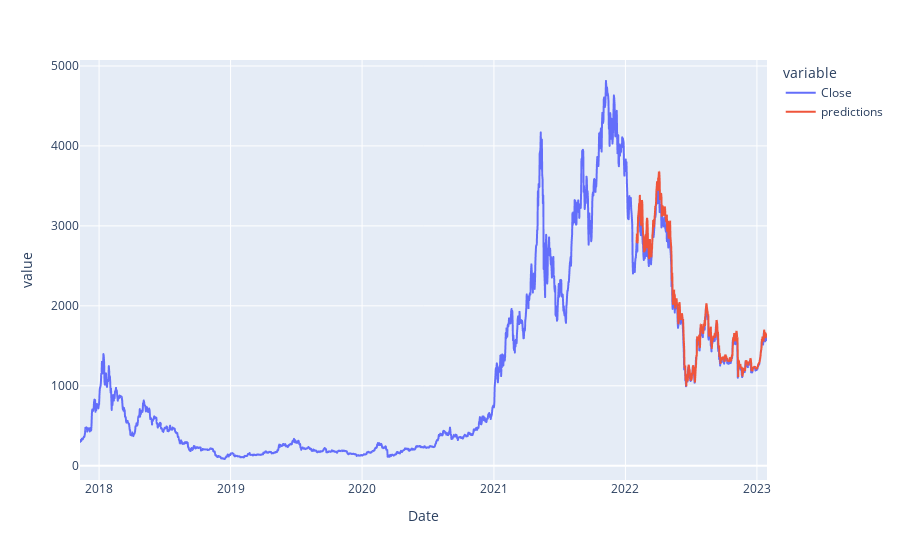

The notebook cell this image was saved under:
### Code cell
px.line(results_df, x=results_df.index, y=[feat_ex, 'predictions'])

### Figure 1 — Plotly figure (JSON) as saved in the notebook; plotly's stock layout.template omitted (floating-point values rounded to 4 significant figures; data arrays with more than 128 entries replaced by an {"elided": "..."} marker saying what was removed)
{"data": [{"hovertemplate": "variable=Close<br>Date=%{x}<br>value=%{y}<extra></extra>", "legendgroup": "Close", "line": {"color": "#636efa", "dash": "solid"}, "marker": {"symbol": "circle"}, "mode": "lines", "name": "Close", "showlegend": true, "type": "scattergl", "x": {"elided": "1908 str values"}, "xaxis": "x", "y": {"elided": "1908 float values"}, "yaxis": "y"}, {"hovertemplate": "variable=predictions<br>Date=%{x}<br>value=%{y}<extra></extra>", "legendgroup": "predictions", "line": {"color": "#EF553B", "dash": "solid"}, "marker": {"symbol": "circle"}, "mode": "lines", "name": "predictions", "showlegend": true, "type": "scattergl", "x": {"elided": "1908 str values"}, "xaxis": "x", "y": {"elided": "1908 float values"}, "yaxis": "y"}], "layout": {"legend": {"title": {"text": "variable"}, "tracegroupgap": 0}, "margin": {"t": 60}, "xaxis": {"anchor": "y", "domain": [0, 1], "title": {"text": "Date"}}, "yaxis": {"anchor": "x", "domain": [0, 1], "title": {"text": "value"}}}}
